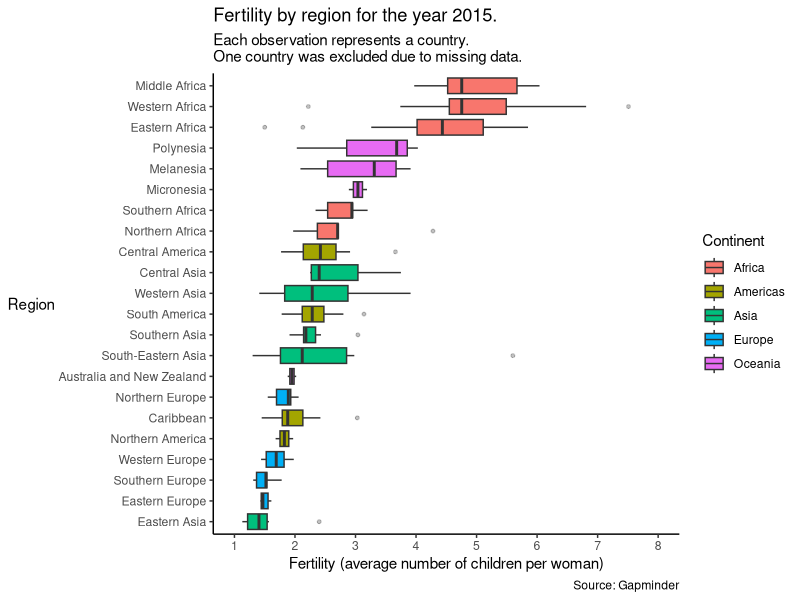
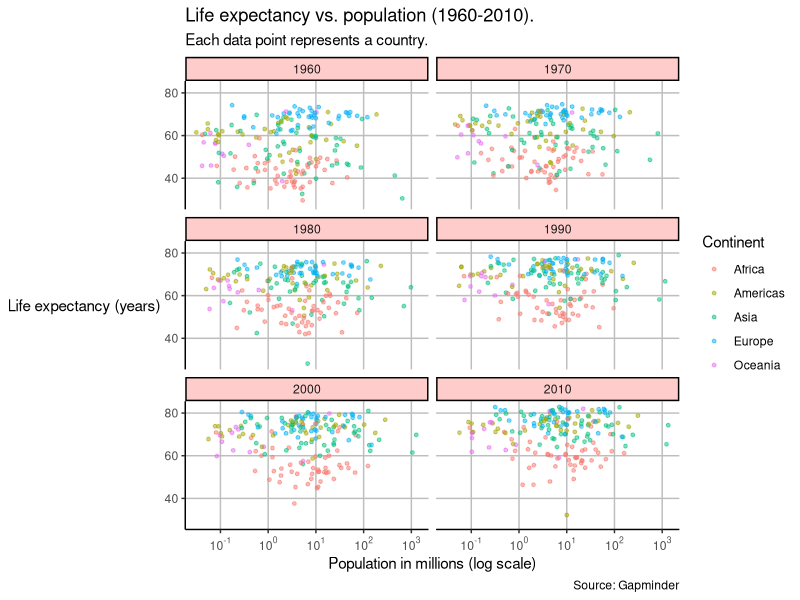

Here is the R script that generated these plots, in order:
## ---- chunk 1
knitr::opts_chunk$set(echo = TRUE, message=FALSE, warning=FALSE, dev = "svg")
## ---- chunk 2
library(tidyverse)
library(knitr)
library(dslabs)
library(scales)
## ---- chunk 3
str(gapminder)
## ---- chunk 4
gapminder2015 <- filter(gapminder, year == 2015)
kable(head(gapminder2015))
str(gapminder2015)
## ---- chunk 5
ggplot(gapminder2015, aes(reorder(region, fertility, na.rm = T, FUN = median), fertility, fill=continent)) +
  geom_boxplot(outlier.alpha = 0.3, outlier.size = 1) +
  scale_y_continuous(limits = c(1,8),
                     breaks = seq(1,8,1)) +
  labs(x = "Region",
       y = "Fertility (average number of children per woman)",
       fill = "Continent",
       title = "Fertility by region for the year 2015.",
       subtitle = "Each observation represents a country.\nOne country was excluded due to missing data.",
       caption = "Source: Gapminder") +
  coord_flip() +
  theme_classic() +
  theme(
    axis.title.y = element_text(angle = 0, vjust = 0.5)
  )
## ---- chunk 6
gapminder1960_2010 <- filter(gapminder, year %in% c("1960", "1970", "1980", "1990", "2000", "2010"))
kable(head(gapminder1960_2010))
str(gapminder1960_2010)
## ---- chunk 7
ggplot(gapminder1960_2010, aes(population/10^6, life_expectancy, color = continent)) +
  geom_point(size = 1, alpha = 0.5) +
  scale_x_continuous(trans='log10',
                     breaks=trans_breaks('log10', function(x) 10^x),
                     labels=trans_format('log10', math_format(10^.x))) +
  labs(x = "Population in millions (log scale)",
       y = "Life expectancy (years)",
       color = "Continent",
       title = "Life expectancy vs. population (1960-2010).",
       subtitle = "Each data point represents a country.",
       caption = "Source: Gapminder") +
  facet_wrap(vars(year), ncol = 2) +
  theme_classic() +
  theme(
    axis.title.y = element_text(angle = 0, vjust = 0.5),
    panel.grid.major = element_line(color = "grey"),
    strip.background = element_rect(fill = "#ffcccc")
  )
